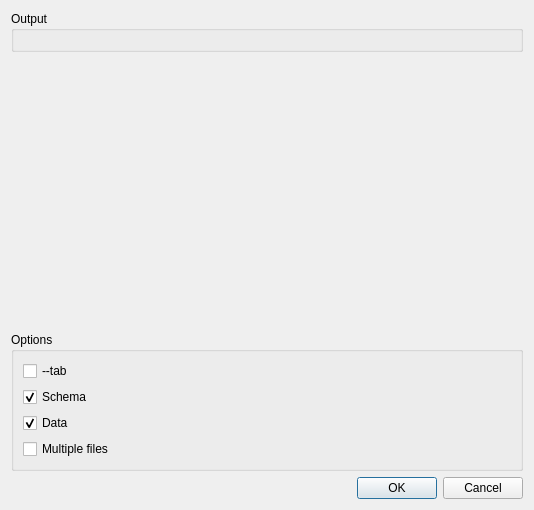
<?xml version="1.0" encoding="UTF-8"?>
<ui version="4.0">
 <class>ToolMysqldumpDialog</class>
 <widget class="QDialog" name="ToolMysqldumpDialog">
  <property name="geometry">
   <rect>
    <x>0</x>
    <y>0</y>
    <width>534</width>
    <height>510</height>
   </rect>
  </property>
  <property name="windowTitle">
   <string>Mysqldump</string>
  </property>
  <layout class="QVBoxLayout" name="verticalLayout_2" stretch="0,1,0,0">
   <item>
    <widget class="QGroupBox" name="groupBox_3">
     <property name="title">
      <string>Output</string>
     </property>
     <layout class="QVBoxLayout" name="verticalLayout_3">
      <item>
       <widget class="LineSelect" name="output" native="true"/>
      </item>
     </layout>
    </widget>
   </item>
   <item>
    <widget class="CheckableView" name="tables" native="true"/>
   </item>
   <item>
    <widget class="QGroupBox" name="groupBox_2">
     <property name="title">
      <string>Options</string>
     </property>
     <layout class="QVBoxLayout" name="verticalLayout">
      <item>
       <widget class="QCheckBox" name="tab">
        <property name="text">
         <string>--tab</string>
        </property>
       </widget>
      </item>
      <item>
       <widget class="QCheckBox" name="schema">
        <property name="text">
         <string>Schema</string>
        </property>
        <property name="checked">
         <bool>true</bool>
        </property>
       </widget>
      </item>
      <item>
       <widget class="QCheckBox" name="data">
        <property name="text">
         <string>Data</string>
        </property>
        <property name="checked">
         <bool>true</bool>
        </property>
       </widget>
      </item>
      <item>
       <widget class="QCheckBox" name="multipleFiles">
        <property name="text">
         <string>Multiple files</string>
        </property>
       </widget>
      </item>
     </layout>
    </widget>
   </item>
   <item>
    <widget class="QDialogButtonBox" name="buttonBox">
     <property name="orientation">
      <enum>Qt::Horizontal</enum>
     </property>
     <property name="standardButtons">
      <set>QDialogButtonBox::Cancel|QDialogButtonBox::Ok</set>
     </property>
    </widget>
   </item>
  </layout>
 </widget>
 <customwidgets>
  <customwidget>
   <class>LineSelect</class>
   <extends>QWidget</extends>
   <header>lineselect.h</header>
   <container>1</container>
  </customwidget>
  <customwidget>
   <class>CheckableView</class>
   <extends>QWidget</extends>
   <header>checkableview.h</header>
   <container>1</container>
  </customwidget>
 </customwidgets>
 <resources/>
 <connections>
  <connection>
   <sender>buttonBox</sender>
   <signal>accepted()</signal>
   <receiver>ToolMysqldumpDialog</receiver>
   <slot>accept()</slot>
   <hints>
    <hint type="sourcelabel">
     <x>248</x>
     <y>254</y>
    </hint>
    <hint type="destinationlabel">
     <x>157</x>
     <y>274</y>
    </hint>
   </hints>
  </connection>
  <connection>
   <sender>buttonBox</sender>
   <signal>rejected()</signal>
   <receiver>ToolMysqldumpDialog</receiver>
   <slot>reject()</slot>
   <hints>
    <hint type="sourcelabel">
     <x>316</x>
     <y>260</y>
    </hint>
    <hint type="destinationlabel">
     <x>286</x>
     <y>274</y>
    </hint>
   </hints>
  </connection>
 </connections>
</ui>
